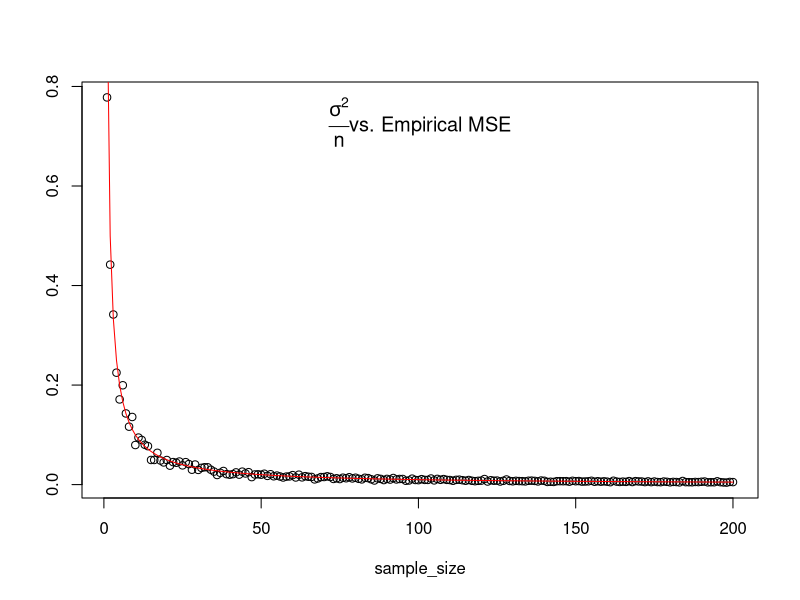
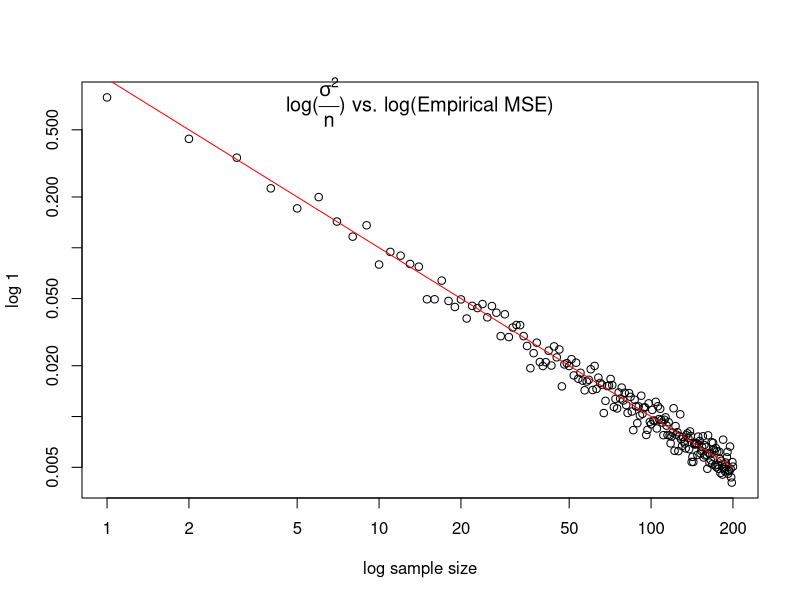
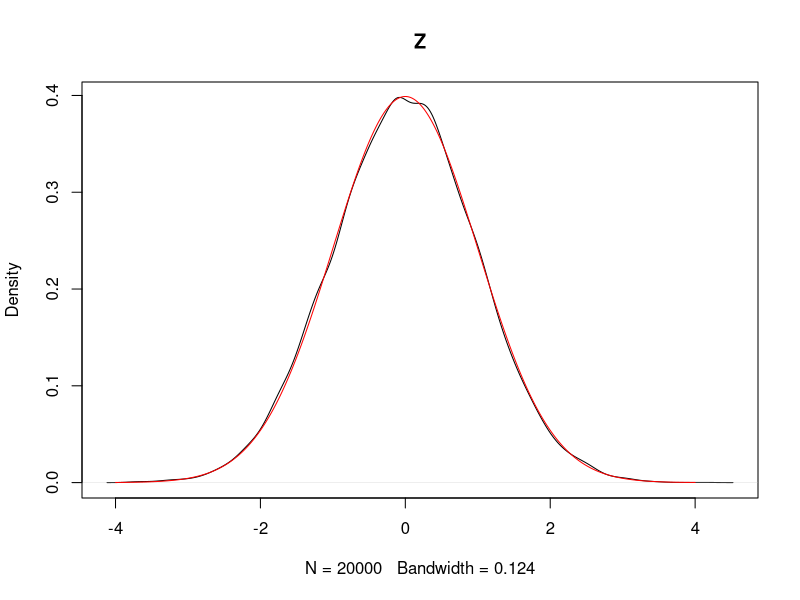
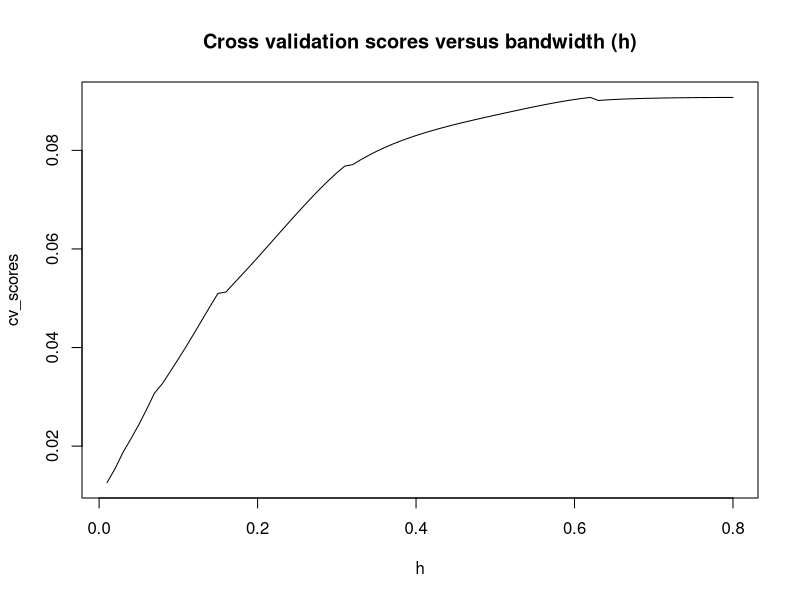
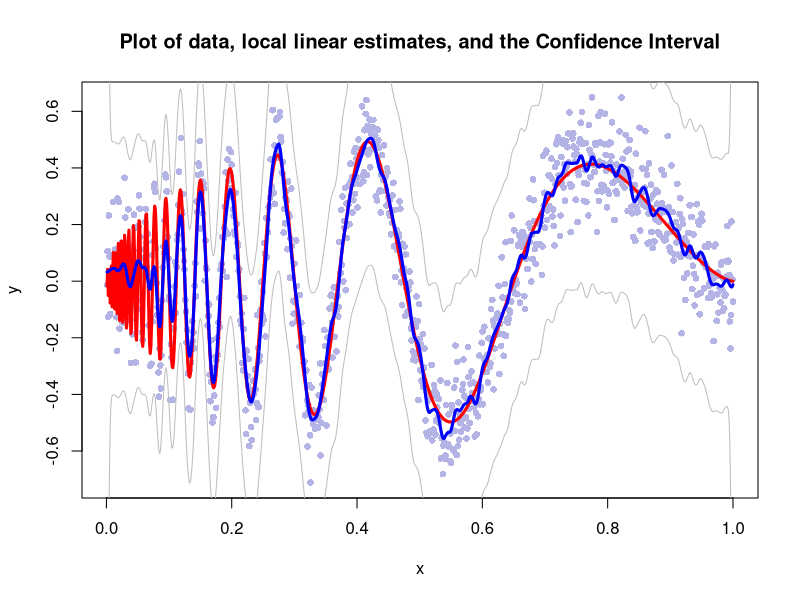
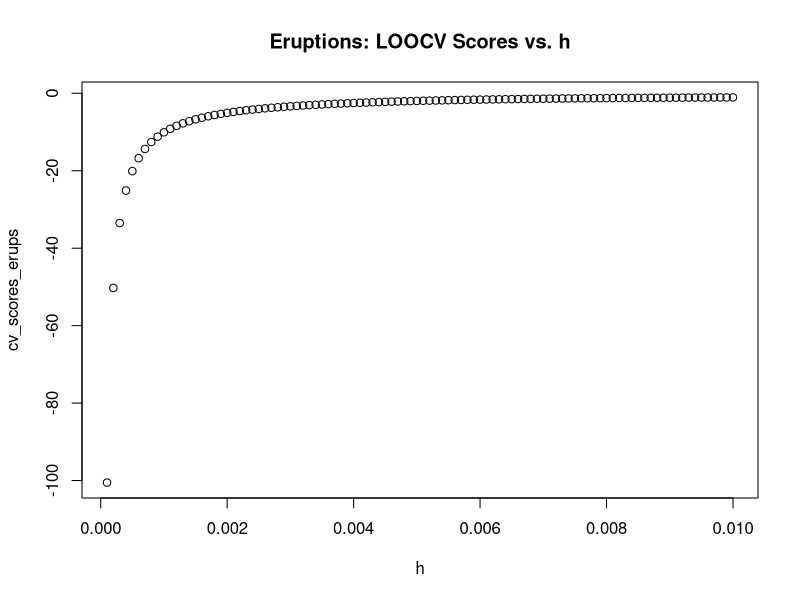
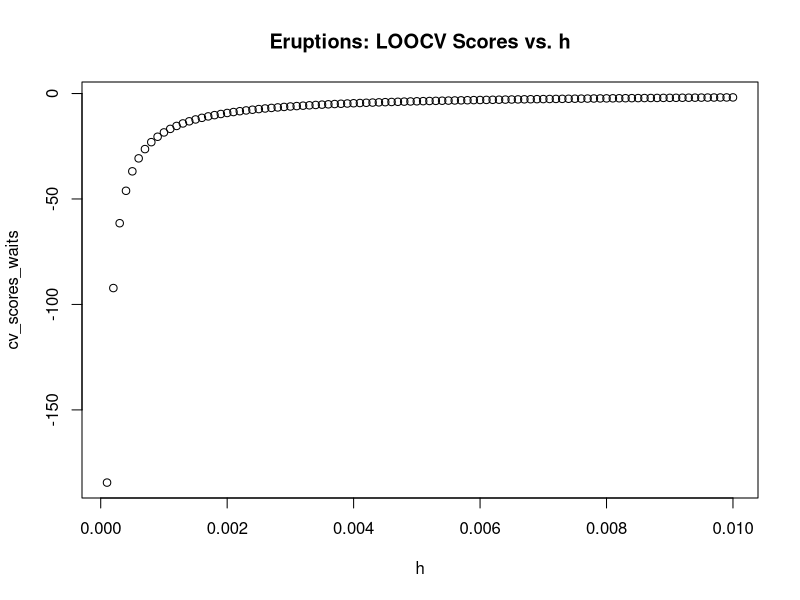
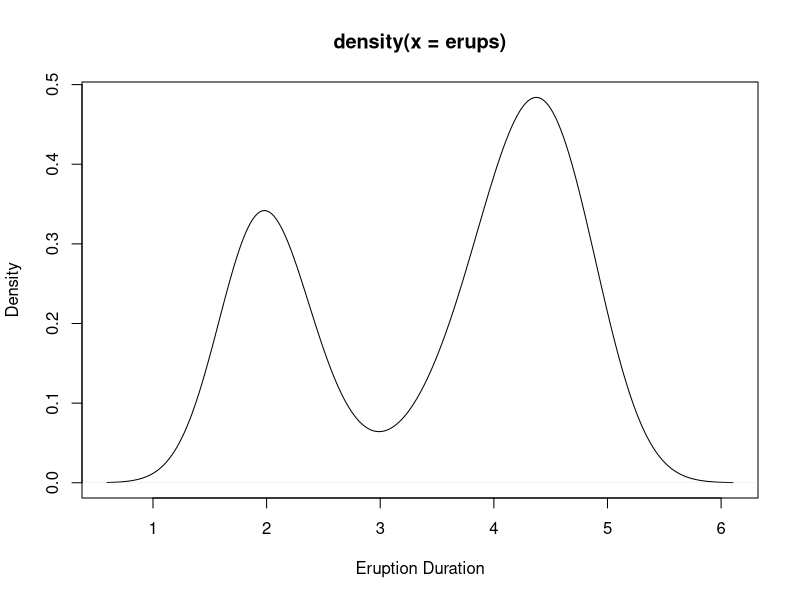

The R source for these figures, in order: (Note: this script raises an error after producing the figures.)
## ---- chunk 1
sample_size = c(seq(1,200))
sim = function(part_b = FALSE, ssize = sample_size, sig = 1, b = 100) {
  rv = c()
  for(n in sample_size){
    stat_n =  c()
    
    for(rep in (1:b)) {
      mew_n = mean(rnorm(n, 1, sig))
      if(part_b) {
        stat_b = sqrt(n) * (mew_n - 1) # Z
      } else {
        stat_b = (mew_n - 1)^2 # The MSE
      }
      stat_n = append(stat_n, stat_b)
    }
    
    if(part_b) {
      stat_rv = stat_n
    } else {
      stat_rv = mean(stat_n)
    }
    rv = append(rv, stat_rv) 
  }
  if(part_b) {
    x = seq(-4, 4, .01)
    f = dnorm(x, sd = sig)
    plot(density(rv), main = "Z")
    lines(x,f,'l',col='red')
  } else {
    # Normal scale plot
    plot(sample_size, rv, ylab = "")
    lines(sample_size, (sig^2) / sample_size, col = "red")
    title(expression(paste(frac(sigma^2, n), "vs. Empirical MSE")), line = -2) 
    
    print('')
    
    # Log Log Plot
    plot(sample_size, log = "xy", rv, ylab = "log 1", xlab = "log sample size")
    lines(sample_size, (sig^2) / sample_size, col = "red")
    title(expression(paste("log(", frac(sigma^2, n), ") ", "vs. log(Empirical MSE)")), line = -1)
  }
}
sim()
## ---- chunk 2
zs = sim(TRUE)
## ---- chunk 3
doppler = function(x) {
  return(sqrt(x * (1 - x))*sin(2.1 * pi/(x + .05)))
}

cvs = function(h, x, y) {
  llr = locfit(y ~ x, alpha = c(0, h), deg = 1, maxk = 1000000)
  
  # From 'smoothdemo.r'
  Lii = predict(llr, where="data", what="infl")
  
  return(mean(((y - fitted(llr)) / (1 - Lii)) ^ 2))
}

model = function(num_obs = 1000, sigma = 0.1) {
  # Generate data
  x = (1:num_obs) / num_obs
  y = doppler(x) + sigma * rnorm(num_obs)
  
  # Determine optimal h
  h = seq(.01, .8, .01)
  alphas = cbind(rep(0, length(h)), h)
  gcvs = gcvplot(y ~ x, alpha=alphas, deg = 1)
  cv_scores = gcvs$values
  plot(h, cv_scores, type = 'l', main = 'Cross validation scores versus bandwidth (h)')
  hstar = h[cv_scores == min(cv_scores)]
  
  # Local linear regression fitted using locfit lib
  out = locfit(y ~ x, alpha = c(0, hstar), deg = 1)
  plot(x, y, pch=16, cex=0.9, col=rgb(0.7, 0.7, 0.9))
  lines(x, doppler(x), 'l', col='red', lwd=3)
  lines(x, fitted(out), 'l', col='blue', lwd=3)
  
  # From 'smoothdemo.r'
  normell = predict(out, where='data', what='vari')
  n = length(x)
  lines(x, fitted(out) + sqrt(n) * 2 * sigma * normell, 'l', col='gray', lwd=1)
  lines(x, fitted(out) - sqrt(n) * 2 * sigma * normell, 'l', col='gray', lwd=1)
  title("Plot of data, local linear estimates, and the Confidence Interval")
  
}
# Run model
library(locfit)
model()
## ---- chunk 4
data(faithful)

# Could have just used dnorm(x). Oh well.
gaus_kern = function(x) {
  rv = (1 / sqrt(2 * pi)) * exp(-(x ^ 2) / 2)
  return(rv)
}

kde = function(data, h, point) {
  n = length(data)
  rv = (1 / (n * h)) * sum(unlist(lapply((point - data) / h, gaus_kern)))
  return(rv)
}

kde_pts = function(data, h) {
  dom_data = seq(from = range(data)[1], to = range(data)[2], length.out = length(data) * 1.5)
  dense_pts = unlist(lapply(dom_data, kde, h = h, data = data))
  return(list(dom_data, dense_pts))
}

# From Theorem 6.35 in AoNPS. (Using a Gaussian Kernel, this is a shortcut formula for
# 6.5
cvs1 = function(data, h) {
  n = length(data)
  
  sum_ij = c()
  for(x in data) {
    sum_ij = append(sum_ij, sum(kstar((x - data) / h)))
  }
  sum_ij = sum(sum_ij)
  
  rv = (1 / (h * n^2)) * sum_ij + (2 / (n * h)) * kstar(0)
  return(rv)
}

# Also From Thoerem 6.35 AoNPS "When K is a N(0,1) Gaussian kernel. . . "
kstar = function(x) {
  return(dnorm(x, sd = sqrt(2)) - 2 * dnorm(x))
}

erups = faithful$eruptions
waits = faithful$waiting
h = seq(.0001, .01, .0001)

cv_scores_erups = unlist(lapply(h, cvs1, data = erups))
plot(h, cv_scores_erups, main = "Eruptions: LOOCV Scores vs. h")
hstar_erups = h[cv_scores_erups == min(cv_scores_erups)]

cv_scores_waits = unlist(lapply(h, cvs1, data = waits))
plot(h, cv_scores_waits, main = "Eruptions: LOOCV Scores vs. h")
hstar_waits = h[cv_scores_waits == min(cv_scores_waits)]

dense_erups = kde_pts(erups, hstar_erups)
plot(density(erups), type = 'l', ylab = 'Density', xlab = 'Eruption Duration')

dense_waits = kde_pts(waits, hstar_waits)
plot(density(waits), type = 'l', ylab = 'Density', xlab = 'Wait Time')
## ---- chunk 5
rmsle = function(trues, estimates) {
  diff = trues - estimates
  return(sqrt(mean(diff ^ 2)))
}


train = read.csv("train.csv", colClasses=c('year'="factor", "month"="factor", "hour"="factor", "season"="factor", 
                                           "holiday"="factor", "workingday"="factor", "weather"="factor"))
test = read.csv("test.csv", colClasses=c('year'="factor", "month"="factor", "hour"="factor", "season"="factor", 
                                           "holiday"="factor", "workingday"="factor", "weather"="factor"))

train$count = log(train$count + 1)

# Split the training data into new training and new test sets
new_train = train[which(train$day <= 15),]
new_test = train[which(16 <= train$day & train$day <= 19),]

# Change day to factor
new_train$day = as.factor(new_train$day)
new_test$day = as.factor(new_test$day)
test$day = as.factor(test$day)

lm0 = lm(count ~ workingday + holiday + season + daylabel + hour + weather + atemp + humidity*windspeed, data = new_train)

rmsle(new_test$count, predict(lm0, new_test))
## ---- chunk 6
library(MASS)
library(locfit)

for(day_num in unique(new_train$daylabel)) {
  mean_count = mean(new_train$count[which(new_train$daylabel == day_num)])
  new_train$mean_count[which(new_train$daylabel == day_num)] = mean_count
}

plot(unique(new_train$daylabel), unique(new_train$mean_count), main = 'Means vs. Daylabel', ylab = 'Mean hourly log counts per day', xlab = 'Daylabel')

mcount.model = locfit(mean_count ~ daylabel, data = new_train)
new_train$resids = resid(mcount.model)

resid_model = lm(resids ~ workingday + holiday + season + daylabel + hour + weather + atemp + humidity*windspeed, data = new_train)

rmsle(new_test$count, predict(resid_model, new_test) + predict(mcount.model, new_test))
## ---- chunk 7
library(gam)

gam.model = gam(count ~ s(daylabel) + s(atemp) + s(humidity) + s(windspeed) + weather + hour + season + workingday + holiday + s(temp), data = new_train)
rmsle(new_test$count, predict(gam.model, new_test))
## ---- chunk 8
library(gam)
gam.mcount_model = gam(mean_count ~ s(daylabel), data = new_train)
new_train$resids = resid(gam.mcount_model)
gam.resid_model = gam(resids ~ + s(atemp) + s(humidity) + s(windspeed) + weather + hour + season + workingday + holiday, data = new_train)

predictions = predict(gam.model, test)
predictions = exp(predictions) - 1

write.csv(predictions, file = 'assn1-jmcclellan.txt', row.names = FALSE)
